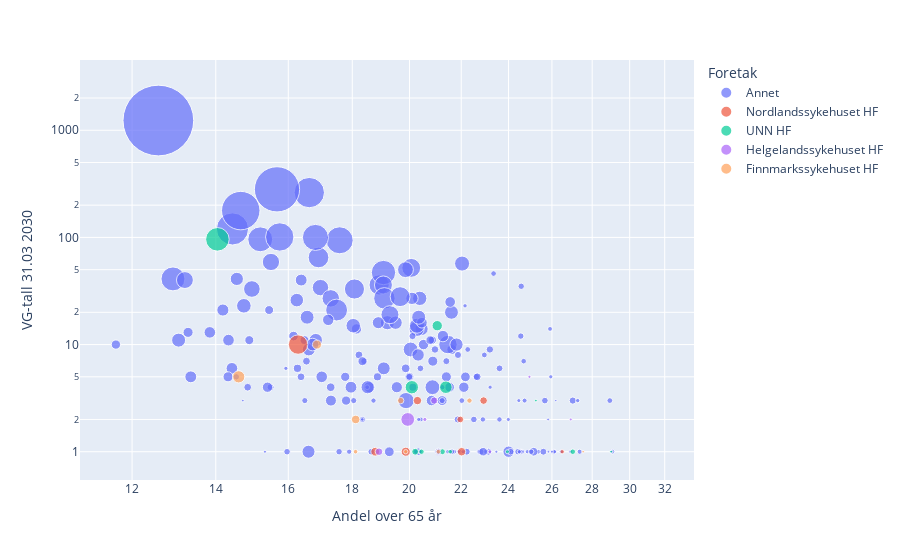

Write notebook code for a chart like this one.
### Code cell
fig = px.scatter(df.replace(np.nan, "Annet"), x="Andel over 65 år", y="VG-tall 31.03 2030", 
                 size="07459: Befolkning, etter region, alder, år og statistikkvariabel", color="Foretak",
                 #hover_name="country", 
                 log_y=True, log_x=True, 
                 size_max=50
                )
fig.show()

### Figure 1 — Plotly figure (JSON) as saved in the notebook; plotly's stock layout.template omitted (floating-point values rounded to 4 significant figures; data arrays with more than 128 entries replaced by an {"elided": "..."} marker saying what was removed)
{"data": [{"hoverlabel": {"namelength": 0}, "hovertemplate": "Foretak=Annet<br>Andel over 65 år=%{x}<br>VG-tall 31.03 2030=%{y}<br>07459: Befolkning, etter region, alder, år og statistikkvariabel=%{marker.size}", "legendgroup": "Annet", "marker": {"color": "#636efa", "size": {"elided": "276 int values"}, "sizemode": "area", "sizeref": 277.4, "symbol": "circle"}, "mode": "markers", "name": "Annet", "showlegend": true, "type": "scatter", "x": {"elided": "276 float values"}, "xaxis": "x", "y": {"elided": "276 int values"}, "yaxis": "y"}, {"hoverlabel": {"namelength": 0}, "hovertemplate": "Foretak=Nordlandssykehuset HF<br>Andel over 65 år=%{x}<br>VG-tall 31.03 2030=%{y}<br>07459: Befolkning, etter region, alder, år og statistikkvariabel=%{marker.size}", "legendgroup": "Nordlandssykehuset HF", "marker": {"color": "#EF553B", "size": [52357, 6288, 1950, 1017, 4671, 9739, 1926, 2608, 498, 728, 1272, 11433, 9608, 8061, 2569, 4410, 10566, 4663, 1015, 2766], "sizemode": "area", "sizeref": 277.4, "symbol": "circle"}, "mode": "markers", "name": "Nordlandssykehuset HF", "showlegend": true, "type": "scatter", "x": [16.29, 21.96, 27.03, 31.27, 24.41, 22.01, 26.79, 26.5, 23.09, 22.94, 26.02, 19.86, 20.3, 22.93, 29.16, 21.59, 18.78, 26.36, 25.32, 26.36], "xaxis": "x", "y": [10, 2, 0, 0, 0, 1, 0, 1, 0, 0, 0, 1, 3, 3, 0, 0, 1, 0, 0, 0], "yaxis": "y"}, {"hoverlabel": {"namelength": 0}, "hovertemplate": "Foretak=UNN HF<br>Andel over 65 år=%{x}<br>VG-tall 31.03 2030=%{y}<br>07459: Befolkning, etter region, alder, år og statistikkvariabel=%{marker.size}", "legendgroup": "UNN HF", "marker": {"color": "#00cc96", "size": [21845, 2034, 1348, 76974, 24703, 2839, 4216, 1361, 1091, 1034, 4005, 2146, 6640, 3464, 1083, 14851, 5559, 2200, 2794, 1829, 2071, 2927, 4861, 1191], "sizemode": "area", "sizeref": 277.4, "symbol": "circle"}, "mode": "markers", "name": "UNN HF", "showlegend": true, "type": "scatter", "x": [21.39, 29.55, 29.67, 14.04, 20.09, 23.21, 27.02, 31.74, 26.03, 25.24, 20.45, 23.95, 20.21, 20.76, 28.99, 21.05, 23.91, 28.45, 28.13, 25.64, 27.76, 21.56, 21.25, 28.04], "xaxis": "x", "y": [4, 0, 0, 96, 4, 0, 1, 0, 0, 3, 1, 1, 1, 0, 1, 15, 0, 0, 0, 0, 0, 1, 1, 0], "yaxis": "y"}, {"hoverlabel": {"namelength": 0}, "hovertemplate": "Foretak=Helgelandssykehuset HF<br>Andel over 65 år=%{x}<br>VG-tall 31.03 2030=%{y}<br>07459: Befolkning, etter region, alder, år og statistikkvariabel=%{marker.size}", "legendgroup": "Helgelandssykehuset HF", "marker": {"color": "#ab63fa", "size": [1426, 1975, 7917, 1200, 462, 1777, 7447, 2294, 13278, 1482, 1297, 1371, 1761, 4454, 26184, 1890, 435, 1213], "sizemode": "area", "sizeref": 277.4, "symbol": "circle"}, "mode": "markers", "name": "Helgelandssykehuset HF", "showlegend": true, "type": "scatter", "x": [28.96, 23.19, 18.91, 26.92, 28.14, 22.57, 20.93, 20.58, 21.61, 24.9, 27.68, 24.95, 19.99, 24.27, 19.94, 25.61, 18.62, 22.92], "xaxis": "x", "y": [0, 1, 1, 2, 0, 0, 3, 2, 0, 0, 0, 5, 0, 0, 2, 0, 0, 0], "yaxis": "y"}, {"hoverlabel": {"namelength": 0}, "hovertemplate": "Foretak=Finnmarkssykehuset HF<br>Andel over 65 år=%{x}<br>VG-tall 31.03 2030=%{y}<br>07459: Befolkning, etter region, alder, år og statistikkvariabel=%{marker.size}", "legendgroup": "Finnmarkssykehuset HF", "marker": {"color": "#FFA15A", "size": [20789, 2029, 5788, 11448, 2910, 888, 1005, 1225, 3162, 3998, 2628, 1290, 1132, 957, 2918, 926, 2221, 10158], "sizemode": "area", "sizeref": 277.4, "symbol": "circle"}, "mode": "markers", "name": "Finnmarkssykehuset HF", "showlegend": true, "type": "scatter", "x": [14.6, 24.4, 19.68, 16.87, 18.11, 29.5, 22.39, 27.1, 21.09, 22.34, 19.86, 22.48, 20.94, 25.29, 23.1, 27.54, 17.83, 18.11], "xaxis": "x", "y": [5, 0, 3, 10, 1, 0, 0, 0, 1, 3, 1, 0, 0, 0, 0, 1, 0, 2], "yaxis": "y"}], "layout": {"legend": {"itemsizing": "constant", "title": {"text": "Foretak"}, "tracegroupgap": 0}, "margin": {"t": 60}, "xaxis": {"anchor": "y", "domain": [0, 1], "title": {"text": "Andel over 65 år"}, "type": "log"}, "yaxis": {"anchor": "x", "domain": [0, 1], "title": {"text": "VG-tall 31.03 2030"}, "type": "log"}}}
